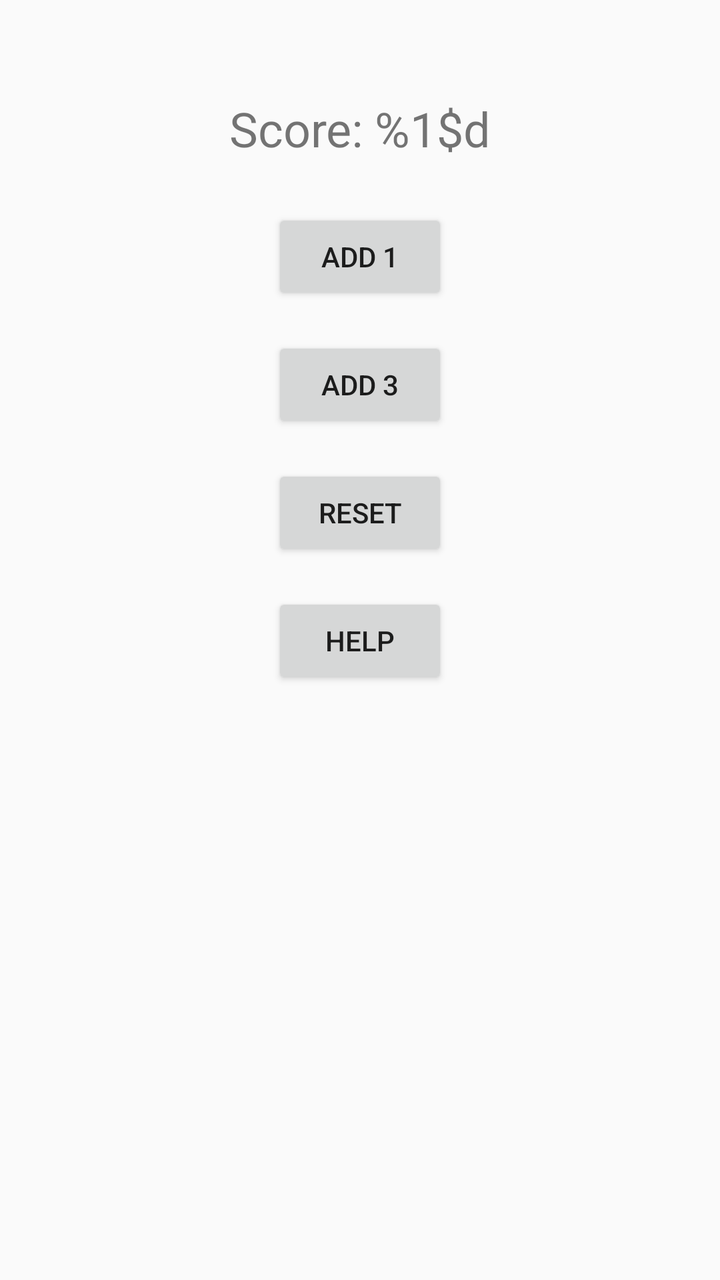
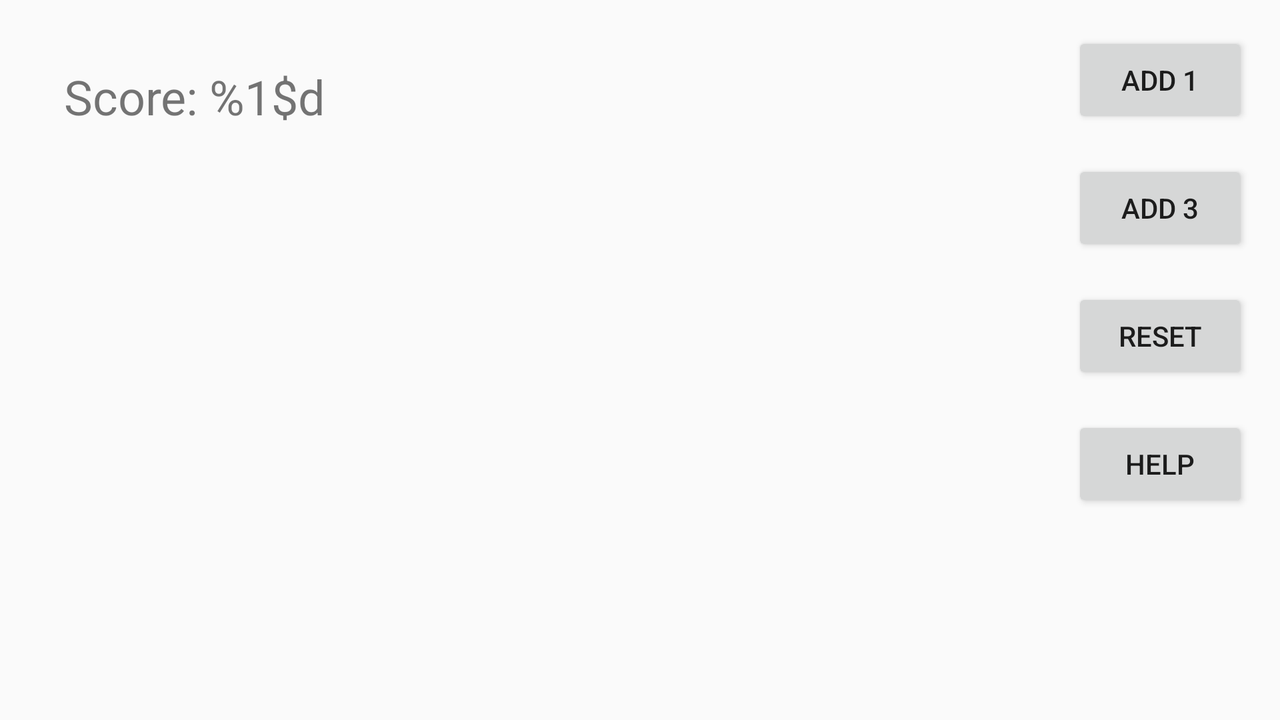

The same Android screen from two of the app's own layout files: first res/layout/ as a phone draws it, then the repository's variant for another configuration, drawn on a device whose configuration selects that folder. Both files follow.
<!-- AndroidManifest.xml: application theme Theme.TeamApp -->
<!-- res/layout/activity_main.xml -->
<?xml version="1.0" encoding="utf-8"?>
<androidx.constraintlayout.widget.ConstraintLayout
    xmlns:android="http://schemas.android.com/apk/res/android"
    xmlns:app="http://schemas.android.com/apk/res-auto"
    android:layout_width="match_parent"
    android:layout_height="match_parent">

    <TextView
        android:id="@+id/scoreText"
        android:layout_width="wrap_content"
        android:layout_height="wrap_content"
        android:text="@string/score_value"
        android:textSize="24sp"
        app:layout_constraintTop_toTopOf="parent"
        app:layout_constraintStart_toStartOf="parent"
        app:layout_constraintEnd_toEndOf="parent"
        android:layout_marginTop="48dp"/>

    <Button
        android:id="@+id/btnAddOne"
        android:layout_width="wrap_content"
        android:layout_height="wrap_content"
        android:text="@string/add_one"
        app:layout_constraintTop_toBottomOf="@id/scoreText"
        app:layout_constraintStart_toStartOf="parent"
        app:layout_constraintEnd_toEndOf="parent"
        android:layout_marginTop="24dp"/>

    <Button
        android:id="@+id/btnAddThree"
        android:layout_width="wrap_content"
        android:layout_height="wrap_content"
        android:text="@string/add_three"
        app:layout_constraintTop_toBottomOf="@id/btnAddOne"
        app:layout_constraintStart_toStartOf="parent"
        app:layout_constraintEnd_toEndOf="parent"
        android:layout_marginTop="16dp"/>

    <Button
        android:id="@+id/btnReset"
        android:layout_width="wrap_content"
        android:layout_height="wrap_content"
        android:text="@string/reset"
        app:layout_constraintTop_toBottomOf="@id/btnAddThree"
        app:layout_constraintStart_toStartOf="parent"
        app:layout_constraintEnd_toEndOf="parent"
        android:layout_marginTop="16dp"/>

    <Button
        android:id="@+id/btnHelp"
        android:layout_width="wrap_content"
        android:layout_height="wrap_content"
        android:text="@string/help"
        app:layout_constraintTop_toBottomOf="@id/btnReset"
        app:layout_constraintStart_toStartOf="parent"
        app:layout_constraintEnd_toEndOf="parent"
        android:layout_marginTop="16dp"/>

</androidx.constraintlayout.widget.ConstraintLayout>
<!-- resources referenced by this layout -->
<resources>
  <string name="add_one">Add 1</string>
  <string name="add_three">Add 3</string>
  <string name="help">Help</string>
  <string name="reset">Reset</string>
  <string name="score_value">Score: %1$d</string>
  <style name="Theme.TeamApp" parent="Theme.AppCompat.Light.NoActionBar" />
</resources>
<!-- res/layout-land/activity_main.xml (the repository's variant of the layout above) -->
<!-- drawn on the phone turned sideways -->
<?xml version="1.0" encoding="utf-8"?>
<androidx.constraintlayout.widget.ConstraintLayout
    xmlns:android="http://schemas.android.com/apk/res/android"
    xmlns:app="http://schemas.android.com/apk/res-auto"
    android:layout_width="match_parent"
    android:layout_height="match_parent">

    
    <TextView
        android:id="@+id/scoreText"
        android:layout_width="wrap_content"
        android:layout_height="wrap_content"
        android:text="@string/score_value"
        android:textSize="24sp"
        app:layout_constraintTop_toTopOf="parent"
        app:layout_constraintStart_toStartOf="parent"
        android:layout_margin="32dp"/>

    
    <Button
        android:id="@+id/btnAddOne"
        android:layout_width="wrap_content"
        android:layout_height="wrap_content"
        android:text="@string/add_one"
        app:layout_constraintTop_toTopOf="parent"
        app:layout_constraintEnd_toEndOf="parent"
        android:layout_margin="16dp"/>

    <Button
        android:id="@+id/btnAddThree"
        android:layout_width="wrap_content"
        android:layout_height="wrap_content"
        android:text="@string/add_three"
        app:layout_constraintTop_toBottomOf="@id/btnAddOne"
        app:layout_constraintEnd_toEndOf="parent"
        android:layout_margin="16dp"/>

    <Button
        android:id="@+id/btnReset"
        android:layout_width="wrap_content"
        android:layout_height="wrap_content"
        android:text="@string/reset"
        app:layout_constraintTop_toBottomOf="@id/btnAddThree"
        app:layout_constraintEnd_toEndOf="parent"
        android:layout_margin="16dp"/>

    <Button
        android:id="@+id/btnHelp"
        android:layout_width="wrap_content"
        android:layout_height="wrap_content"
        android:text="@string/help"
        app:layout_constraintTop_toBottomOf="@id/btnReset"
        app:layout_constraintEnd_toEndOf="parent"
        android:layout_margin="16dp"/>

</androidx.constraintlayout.widget.ConstraintLayout>
